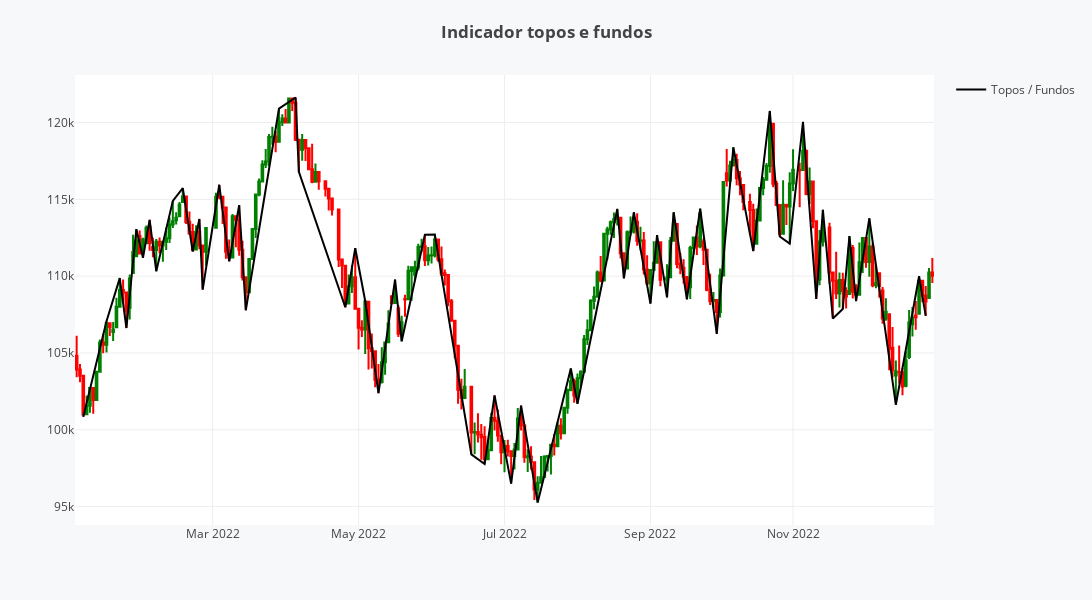

The notebook cell saved with this chart:
### Code cell
df_figure = df_final

fig_topos_fundos = go.Figure(data=[go.Candlestick(name='', x=df_figure.index, open=df_figure.Open, high = df_figure.High,
                                                  low=df_figure.Low, close=df_figure.Close, 
                                                  increasing_line_color= 'green', decreasing_line_color= 'red',
                                                  showlegend=False)])

fig_topos_fundos.add_trace(go.Scatter(x=df_topos_fundos.data, y=df_topos_fundos.preco,
                                      mode="lines", line_width=2, line_dash="solid", line_color="black",
                                      name="Topos / Fundos", showlegend=True))

fig_topos_fundos.update_xaxes(rangebreaks=[
                              dict(bounds=["sat", "mon"])])

fig_topos_fundos.update_layout(xaxis_rangeslider_visible=False, title_text='<b>Indicador topos e fundos',
                               template = 'none', margin=dict(l=75, r=75, t=75, b=75), 
                               paper_bgcolor="#f7f8fa",
                               width=1200,height=600)

### Figure 1 — Plotly figure (JSON) as saved in the notebook; plotly's stock layout.template omitted (floating-point values rounded to 4 significant figures; data arrays with more than 128 entries replaced by an {"elided": "..."} marker saying what was removed)
{"data": [{"close": {"elided": "250 int values"}, "decreasing": {"line": {"color": "red"}}, "high": {"elided": "250 int values"}, "increasing": {"line": {"color": "green"}}, "low": {"elided": "250 int values"}, "name": "", "open": {"elided": "250 int values"}, "showlegend": false, "type": "candlestick", "x": {"elided": "250 str values"}}, {"line": {"color": "black", "dash": "solid", "width": 2}, "mode": "lines", "name": "Topos / Fundos", "showlegend": true, "type": "scatter", "x": ["2022-01-05T00:00:00", "2022-01-14T00:00:00", "2022-01-20T00:00:00", "2022-01-24T00:00:00", "2022-01-27T00:00:00", "2022-01-31T00:00:00", "2022-02-02T00:00:00", "2022-02-04T00:00:00", "2022-02-11T00:00:00", "2022-02-16T00:00:00", "2022-02-21T00:00:00", "2022-02-23T00:00:00", "2022-02-24T00:00:00", "2022-03-03T00:00:00", "2022-03-08T00:00:00", "2022-03-11T00:00:00", "2022-03-15T00:00:00", "2022-03-29T00:00:00", "2022-04-05T00:00:00", "2022-04-06T00:00:00", "2022-04-26T00:00:00", "2022-04-29T00:00:00", "2022-05-04T00:00:00", "2022-05-10T00:00:00", "2022-05-17T00:00:00", "2022-05-19T00:00:00", "2022-05-30T00:00:00", "2022-06-02T00:00:00", "2022-06-17T00:00:00", "2022-06-23T00:00:00", "2022-06-28T00:00:00", "2022-07-05T00:00:00", "2022-07-08T00:00:00", "2022-07-15T00:00:00", "2022-07-29T00:00:00", "2022-08-02T00:00:00", "2022-08-18T00:00:00", "2022-08-22T00:00:00", "2022-08-25T00:00:00", "2022-09-01T00:00:00", "2022-09-05T00:00:00", "2022-09-08T00:00:00", "2022-09-12T00:00:00", "2022-09-16T00:00:00", "2022-09-22T00:00:00", "2022-09-29T00:00:00", "2022-10-06T00:00:00", "2022-10-14T00:00:00", "2022-10-21T00:00:00", "2022-10-26T00:00:00", "2022-10-31T00:00:00", "2022-11-04T00:00:00", "2022-11-10T00:00:00", "2022-11-14T00:00:00", "2022-11-17T00:00:00", "2022-11-22T00:00:00", "2022-11-24T00:00:00", "2022-11-28T00:00:00", "2022-12-02T00:00:00", "2022-12-14T00:00:00", "2022-12-23T00:00:00", "2022-12-27T00:00:00"], "y": [100850, 107062, 109873, 106624, 113057, 111195, 113666, 110321, 114899, 115734, 111608, 113721, 109125, 115948, 110969, 114627, 107781, 120900, 121628, 116791, 107978, 111819, 108382, 102386, 109774, 105760, 112690, 112709, 98402, 97775, 102237, 96499, 101577, 95267, 103989, 101694, 114375, 109858, 114156, 108217, 112671, 108619, 114160, 108489, 114392, 106244, 118382, 111631, 120752, 112577, 112113, 120039, 108516, 114322, 107245, 107867, 112612, 108378, 113761, 101632, 109994, 107418]}], "layout": {"height": 600, "margin": {"b": 75, "l": 75, "r": 75, "t": 75}, "paper_bgcolor": "#f7f8fa", "title": {"text": "<b>Indicador topos e fundos"}, "width": 1200, "xaxis": {"rangebreaks": [{"bounds": ["sat", "mon"]}], "rangeslider": {"visible": false}}}}
